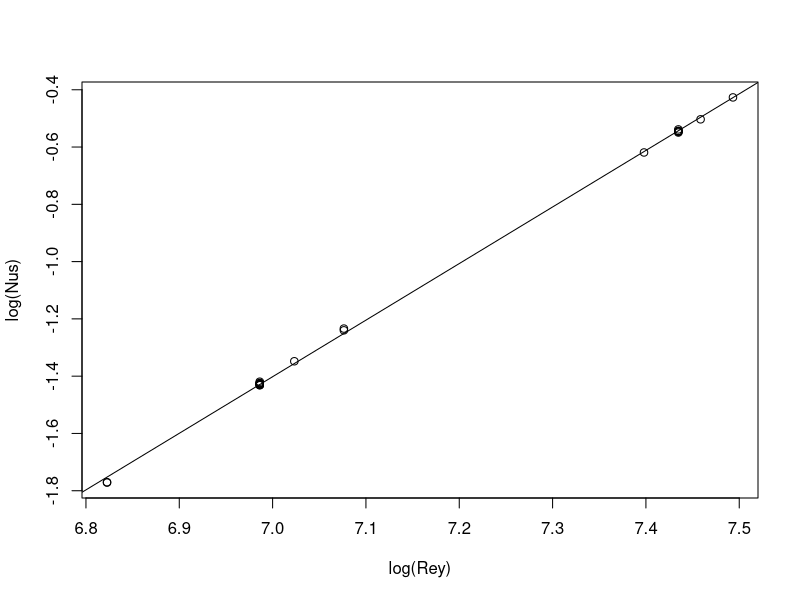

The R source for this figure:
Power_Input = c(1.84,1.64,1.54,1.54,  1.54,1.54,1.54,1.54,1.37,  0.53,0.45,0.40,0.40,  0.40,0.40,  
                0.53,0.40,0.40,  0.40,0.40,0.40,0.24,0.24)*0.0697333333   #convert from cal/min to Watts; power applied to bees (to produce heat)A = 4*pi*(c()/2)^2  #m^2; surface area of thorax (assuming spherical, based on average thorax diam)
# T_s = c() +273.15   #bee surface temp in K
# T_e = c() +273.15   #air temp in K
deltaT = c(11.3,10.2,9.1,11.4,  10.8,12.2,11.1,10.6,9.2,  7.2,6.5,7.2,6.9,  6.3,5.6,  5.5,5.8,7.3,  3.9,5.6,5.1,4.9,5.3) +273.15
D = c(8.8,8.5,8.3,8.3,  8.3,8.3,8.3,8.3,8.0,  5.8,5.5,5.3,5.3,5.3,5.3,  5.8,5.3,5.3,  5.3,5.3,5.3,4.5,4.5)/1000 #avg thorax diam, converted to m
#The preceding all from Church1960

r = D/2
A_cyl = 2*pi*r*D+2*pi*r^2
A = 4*pi*r^2  #m^2; bee surface area assuming a sphere, based on average thorax diam measurements
h_c = (Power_Input/A)/(deltaT) 
mean(h_c)

# Estimate n and C_l
V = 3 #m/s; velocity
k = 0.025  #W/mK; assuming air temp 20C, thermal conductivity of air from https://www.me.psu.edu/cimbala/me433/Links/Table_A_9_CC_Properties_of_Air.pdf
nu =  1.470*10^(-5)  #m^2/s; kinematic viscosity of air at 20C, same source

# T_e_mean = mean(T_e)    #use these average temperatures to calculate the fluid properties k and mu
# T_s_mean = mean(T_s)

Nus = h_c*D/k    #Nusselt number
Rey = V*D/nu     #Reynolds number


plot(log(Rey),log(Nus))
mod1=lm(log(Nus)~log(Rey))
abline(mod1)
summary(mod1)
C_l = exp(mod1$coefficients[1])
se_logC_l = 0.054062
C_l_lower = exp(mod1$coefficients[1]-se_logC_l)
C_l_upper = exp(mod1$coefficients[1]+se_logC_l)

n = mod1$coefficients[2]
se_n = 0.007548  #from summary
h  = (C_l*k/D)*(V*D/nu)^n

################################################
##### Metabolic rate #####

#Kammer1974: 
  # 55-66 ml O2/g_body/hr tethered flight
  # estimated 166-188 ml O2/g_th/hr free flight (based on mlO2/spike and spike rate)
  #resting 1.3 ml O2/g_body/hr

#Heinrich1975 Thermoregulation in BB II
  #150-350 ml O2/g_th/hr for B.vosnesenskii (increasing abdomen weight)

#Dzialowski
  #mean 11.25ish, range 9.5-13 mlO2/hr
  #not flying, but no recording of whether shivering


#I_flying = (21.117J/mlO2)*(ml_O2/g?/hr)*(1hr/60min)*(1min/60s)*g?  where? is thorax or body
I_Kammer_tetheredflight = 21.117*((55+66)/2)*(1/60)*(1/60)*0.149 
I_Kammer_freeflight = 21.117*((166+188)/2)*(1/60)*(1/60)*0.057
I_Heinrich = 21.117*((150+350)/2)*(1/60)*(1/60)*0.057
I_Kammer_resting = 21.117*1.3*(1/60)*(1/60)*0.149 
I_Dzialowski = 21.117*11.25*(1/60)*(1/60)
I_flying_min = 21.117*150*(1/60)*(1/60)*0.057
I_flying_max = 21.117*350*(1/60)*(1/60)*0.057
I_flying_min_Kammer = 21.117*166*(1/60)*(1/60)*0.057
I_flying_max_Kammer = 21.117*188*(1/60)*(1/60)*0.057

E = 0.63
k = 8.617*10^(-5)
i0_flying = exp(log(I_Kammer_freeflight) - (3/4)*log(0.149) + E/(k*(25+273.15)))
